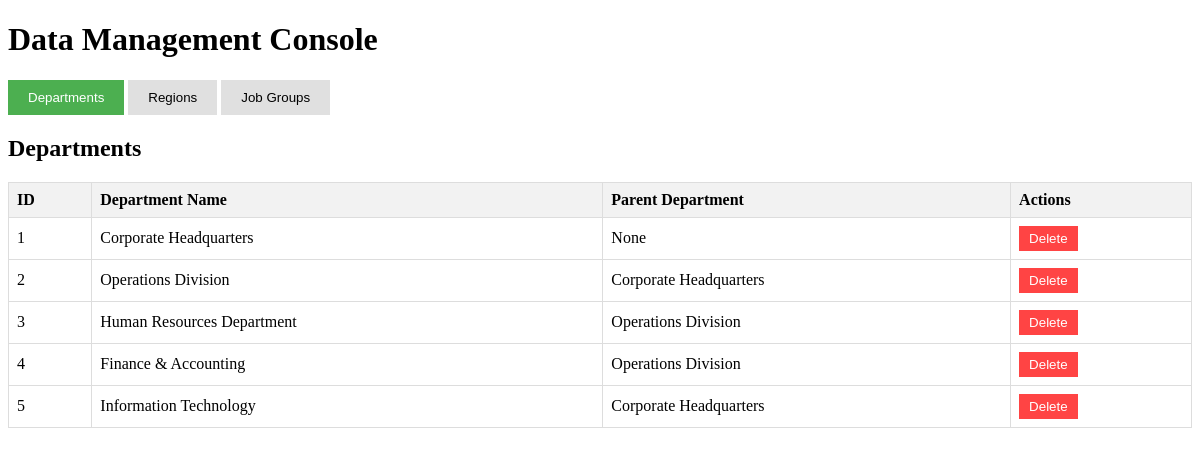
The page /deepseek2.php on the database its author committed.
### tables this page shows
CREATE TABLE departments (
    dept_id INT PRIMARY KEY AUTO_INCREMENT,
    department_title VARCHAR(50) NOT NULL COMMENT 'Official department name',
    parent_dept_id INT NULL COMMENT 'Hierarchical parent department',
    created_at TIMESTAMP DEFAULT CURRENT_TIMESTAMP,
    
    CONSTRAINT fk_parent_dept 
        FOREIGN KEY (parent_dept_id) 
        REFERENCES departments(dept_id)
        ON DELETE SET NULL
);

### deepseek2.php (the view, shortened to what this page needs)
<?php
$db_host = 'localhost';
$db_name = 'fred_db';
$db_user = 'root';
$db_pass = '0716632613';
try {
    $pdo = new PDO("mysql:host=$db_host;dbname=$db_name", $db_user, $db_pass);
    $deptQuery = "SELECT d.*, p.department_title as parent_name
                FROM departments d
                LEFT JOIN departments p ON d.parent_dept_id = p.dept_id";
    $departments = $pdo->query($deptQuery)->fetchAll();
} catch(PDOException $e) {
    die("Connection failed: " . $e->getMessage());
}
?>
<!DOCTYPE html>
<html>
<head>
</head>
<body>
    <h1>Data Management Console</h1>
    <div class="tabs">
        <button class="tab-link active" onclick="openTab(event, 'departments')">Departments</button>
        <button class="tab-link" onclick="openTab(event, 'regions')">Regions</button>
        <button class="tab-link" onclick="openTab(event, 'jobgroups')">Job Groups</button>
    </div>
    <div id="departments" class="tab-content active">
        <h2>Departments</h2>
        <table>
            <tr>
                <th>ID</th>
                <th>Department Name</th>
                <th>Parent Department</th>
                <th>Actions</th>
            </tr>
            <?php foreach ($departments as $dept): ?>
            <tr>
                <td><?= htmlspecialchars($dept['dept_id']) ?></td>
                <td><?= htmlspecialchars($dept['department_title']) ?></td>
                <td><?= htmlspecialchars($dept['parent_name'] ?? 'None') ?></td>
                <td>
                    <form method="POST" onsubmit="return confirm('Delete this department?')">
                        <button type="submit" name="delete" class="delete-btn">Delete</button>
                    </form>
                </td>
            </tr>
            <?php endforeach; ?>
        </table>
    </div>
</body>
</html>

### deepseek2.php (style rules this page uses)
table { width: 100%; border-collapse: collapse; }
th, td { padding: 8px; border: 1px solid #ddd; text-align: left; }
th { background-color: #f2f2f2; }
.delete-btn { background-color: #ff4444; color: white; border: none; padding: 5px 10px; cursor: pointer; }
.tabs { margin-bottom: 20px; }
.tab-link { padding: 10px 20px; cursor: pointer; background-color: #e0e0e0; border: none; }
.tab-link.active { background-color: #4CAF50; color: white; }
.tab-content { display: none; }
.tab-content.active { display: block; }

### rows shown on the page
departments: dept_id "1", department_title "Corporate Headquarters", parent_name "None"
departments: dept_id "2", department_title "Operations Division", parent_dept.department_title "Corporate Headquarters"
departments: dept_id "3", department_title "Human Resources Department", parent_dept.department_title "Operations Division"
departments: dept_id "4", department_title "Finance & Accounting", parent_dept.department_title "Operations Division"
departments: dept_id "5", department_title "Information Technology", parent_dept.department_title "Corporate Headquarters"
